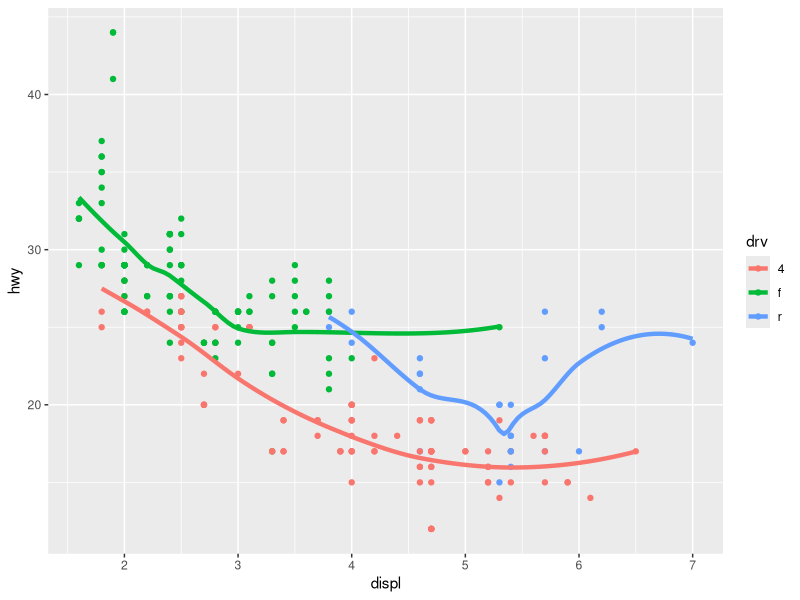

Recreate this plot in R.
library(ggplot2)

#3rd
ggplot(data = mpg, mapping = aes(x = displ, y = hwy, colour = drv)) + 
  geom_point() + 
  geom_smooth(size = 1.5, se = F)